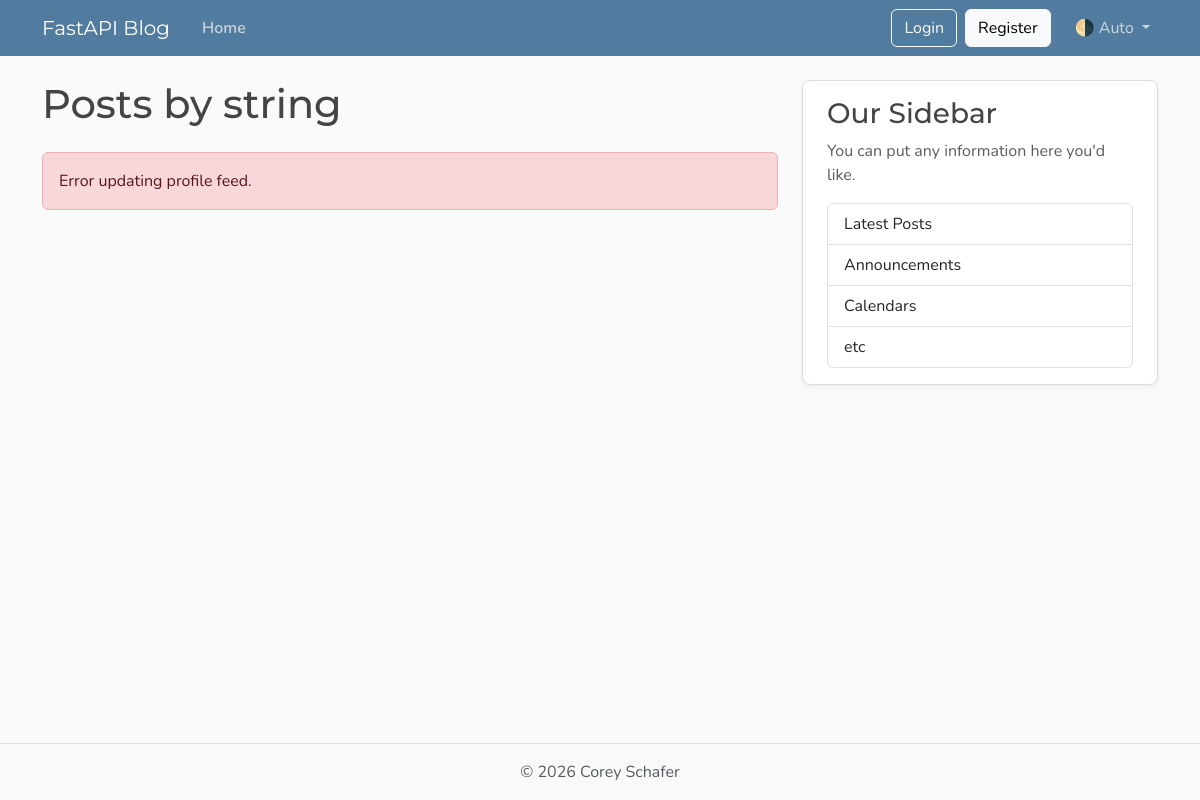
Before: /users/1/posts with the older database file.
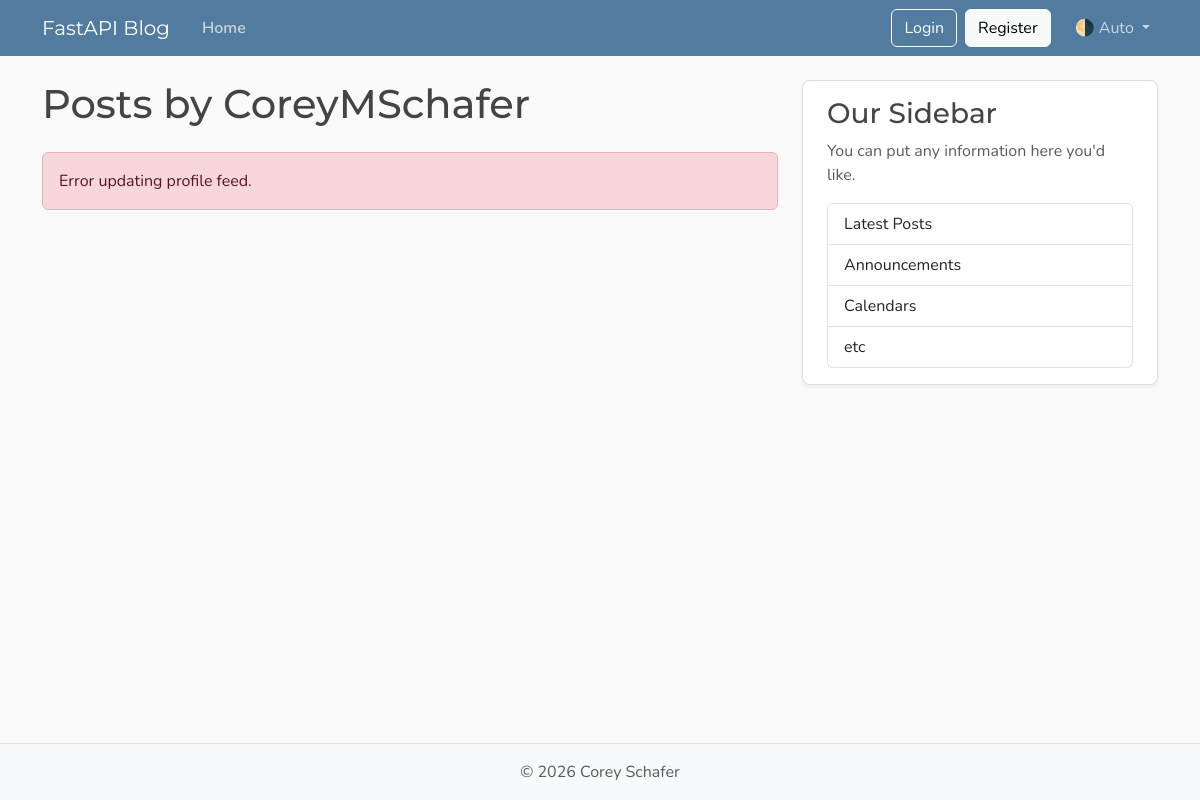
After: the same page with the newer database file.
### models.py (models this page shows, shortened)
class User(Base):
    __tablename__ = "users"
    id: Mapped[int] = mapped_column(Integer, primary_key=True, index=True)
    username: Mapped[str] = mapped_column(String(50), unique=True, nullable=False)
    email: Mapped[str] = mapped_column(String(120), unique=True, nullable=False)
    password_hash: Mapped[str] = mapped_column(String(200), nullable=False)
    image_file: Mapped[str | None] = mapped_column(String(200), nullable=True, default=None)
    posts: Mapped[list[Post]] = relationship(
        back_populates="author",
        cascade="all, delete-orphan"
    )

### main.py (the view)
@app.get(
    "/users/{user_id}/posts",
    include_in_schema=False,
    name="user_posts",
)
async def user_posts_page(
    request: Request,
    user_id: int,
    db: Annotated[AsyncSession, Depends(get_db)],
):
    user = (
        await db.execute(
            select(models.User).where(models.User.id == user_id)
        )
    ).scalars().first()
    if not user:
        raise HTTPException(
            status_code=status.HTTP_404_NOT_FOUND,
            detail="User not found",
        )
    return templates.TemplateResponse(
        request=request,
        name="user_posts.html",
        context={
            "user": user,
            "title": f"{user.username}'s Posts",
        },
    )

### templates/user_posts.html (shortened to what this page needs)
{% extends "layout.html" %}
{% block content %}
    <h1 class="mb-4">Posts by {{ user.username if user else "User" }}</h1>
    <div id="postsContainer"></div>
{% endblock content %}

### templates/layout.html (shortened to what this page needs)
<!DOCTYPE html>
<html lang="en">
<head>
    <link href="https://cdn.jsdelivr.net/npm/bootstrap@5.3.3/dist/css/bootstrap.min.css" rel="stylesheet">
    <link rel="stylesheet" type="text/css" href="{{ url_for('static', path='css/main.css') }}">
</head>
<body class="d-flex flex-column min-vh-100">
<header class="site-header">
    <nav class="navbar navbar-expand-md bg-steel fixed-top" data-bs-theme="dark">
        <div class="container">
            <a class="navbar-brand me-4" href="{{ url_for('home') }}">FastAPI Blog</a>
            <div class="collapse navbar-collapse" id="navbarToggle">
                <div class="navbar-nav me-auto">
                    <a class="nav-link active" href="{{ url_for('home') }}">Home</a>
                </div>
                <div class="navbar-nav">
                    <div id="authNav" class="d-flex align-items-center flex-column flex-md-row">
                    </div>
                    <div class="nav-item dropdown">
                        <a class="nav-link dropdown-toggle" href="#" role="button" id="bd-theme" data-bs-toggle="dropdown">
                            <span id="bd-theme-text">🌗 Auto</span>
                        </a>
                    </div>
                </div>
            </div>
        </div>
    </nav>
</header>
<main role="main" class="container">
    <div class="row">
        <div class="col-md-8">
            {% block content %}
            {% endblock content %}
        </div>
        <aside class="col-md-4">
            <div class="content-section py-3 px-4 mb-4">
                <h3>Our Sidebar</h3>
                <p class="text-body-secondary">You can put any information here you'd like.</p>
                <ul class="list-group">
                    <li class="list-group-item">Latest Posts</li>
                    <li class="list-group-item">Announcements</li>
                    <li class="list-group-item">Calendars</li>
                    <li class="list-group-item">etc</li>
                </ul>
            </div>
        </aside>
    </div>
</main>
<footer class="mt-auto py-3 bg-body-tertiary border-top">
    <div class="container text-center">
        <p class="text-body-secondary mb-0">© <span id="year"></span> Corey Schafer</p>
    </div>
</footer>
</body>
</html>

### static/css/main.css (style rules this page uses)
:root { --font-heading: "Montserrat", system-ui, -apple-system, BlinkMacSystemFont, sans-serif; --font-body: "Nunito", system-ui, -apple-system, BlinkMacSystemFont, sans-serif; --color-bg-body: #fafafa; --color-bg-content: #ffffff; --color-text-primary: #333333; --color-text-heading: #444444; --color-steel: #527c9f; --color-nav-link: #cbd5db; --color-nav-link-hover: #ffffff; --color-link-hover: #428bca; --color-border: #dddddd; --color-border-light: #e3e3e3; --spacing-xl: 5rem; --article-img-size: 4rem; --account-img-size: 7.813rem; }
body { font-family: var(--font-body); background: var(--color-bg-body); color: var(--color-text-primary); }
main { padding-top: var(--spacing-xl); }
h1, h2, h3, h4, h5, h6 { font-family: var(--font-heading); color: var(--color-text-heading); }
.navbar-brand { font-family: var(--font-heading); }
a { text-decoration: none; }
.bg-steel { background-color: var(--color-steel); }
.site-header .navbar-nav .nav-link { color: var(--color-nav-link); transition: color 0.2s ease-in-out; }
.site-header .navbar-nav .nav-link.active { font-weight: 600; }
.content-section { background: var(--color-bg-content); border: 1px solid var(--color-border); border-radius: 0.5rem; box-shadow: 0 2px 4px rgba(15, 23, 42, 0.05); transition: box-shadow 0.15s ease, transform 0.15s ease, border-color 0.15s ease; }
[data-bs-theme="dark"] { --color-bg-body: #1a1a1a; --color-bg-content: #2d2d2d; --color-text-primary: #e0e0e0; --color-text-heading: #f0f0f0; --color-border: #404040; --color-border-light: #4a4a4a; }

Changed rows visible on the page:
changed User: username "string" → "CoreyMSchafer"
